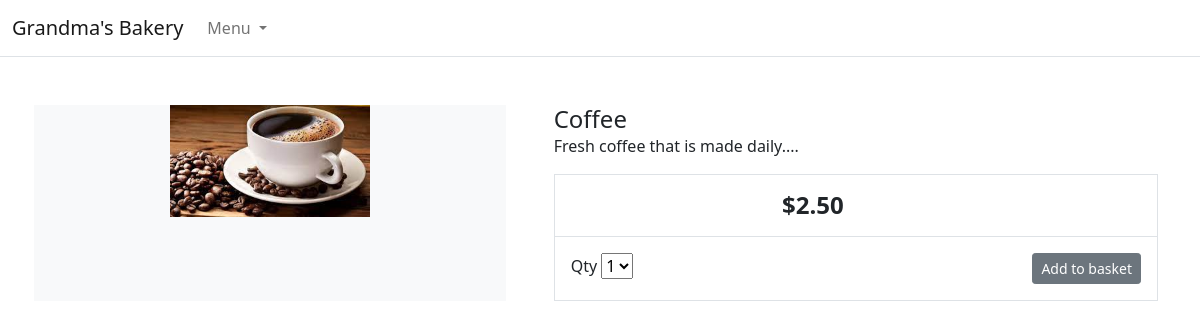
The page /item/coffee/ on the database its author committed.
### store/models.py (models this page shows, shortened)
class Product(models.Model):
    category = models.ForeignKey(Category,related_name='product',on_delete=models.CASCADE)
    created_by = models.ForeignKey(User, on_delete=models.CASCADE, related_name='product_creator')
    name = models.CharField(max_length=255)
    description = models.TextField(blank=True)
    image = models.ImageField(upload_to='images/')
    slug = models.SlugField(max_length=255)
    price = models.DecimalField(max_digits=4, decimal_places=2)
    in_stock = models.BooleanField(default=True)
    is_active = models.BooleanField(default=True)
    created = models.DateTimeField(auto_now_add=True)
    updated = models.DateTimeField(auto_now=True)
    objects = models.Manager()
    products = ProductManager()
    class Meta:
        verbose_name_plural = 'Products'
        ordering = ('-created',)

### store/views.py (the view)
# urls.py: path('item/<slug:slug>/', views.product_detail, name='product_detail'),
def product_detail(request, slug):
    product = get_object_or_404(Product, slug=slug, in_stock=True)
    return render(request,'store/products/detail.html',{'product':product})

### store/context_processors.py (called while the page is built)
def categories(request):
    return {
        'categories': Category.objects.all()
    }

### store/models.py (called while the page is built)
    def get_absolute_url(self):
        return reverse("store:category_list", args=[self.slug])

### templates/store/products/detail.html (shortened to what this page needs)
{% extends "store/base.html" %}
{% load static %}
{% block content %}
<div class="container">
    <main class="pt-5">
        <div class="row g-3">
            <div class="col-md-5 col-lg-5 order-md-first bg-light">
                <img class="img-fluid mx-auto d-block" width="200px" alt="Responsive image" src="{{ product.image.url }}">
            </div>
            <div class="col-md-7 col-lg-7 ps-md-3 ps-lg-5">
                <h1 class="mb-0 h4">{{ product.name }}</h1>
                <p>{{ product.description|slice:":355" }}...</p>
                <div class="border">
                    <div class="col border-bottom">
                        <div class="row p-3">
                            <div class="col-6 text-end"><span class="h4 fw-bold">${{ product.price }}</span></div>
                        </div>
                    </div>
                    <div class="col">
                        <div class="row p-3">
                            <div class="col-6">
                                <label for="select">Qty</label>
                                <select id="select">
                                    <option value="">1</option>
                                </select>
                            </div>
                            <div class="col-6 text-end"><button type="button" class="btn btn-secondary btn-sm">Add to
                                    basket</button></div>
                        </div>
                    </div>
                </div>
            </div>
        </div>
    </main>
</div>
{% endblock %}

### rows shown on the page
Product: image (picture), name "Coffee", description "Fresh coffee that is made daily.", price "2.50"
